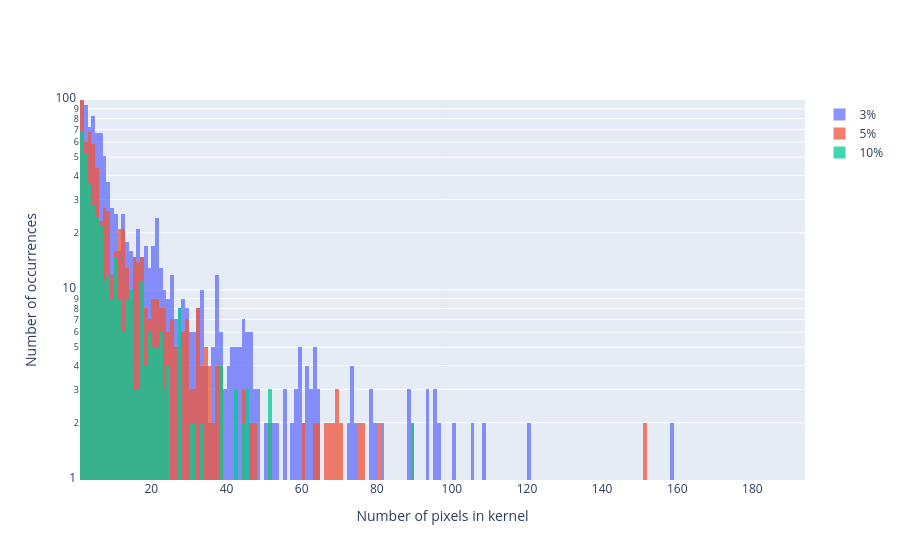

Notebook code cell kept with this figure:
### Code cell
import plotly.graph_objects as go

import numpy as np

x0 = kernel_sizes_3_diff
x1 = kernel_sizes_5_diff
x2 = kernel_sizes_10_diff

fig = go.Figure()
fig.add_trace(go.Histogram(x=x0, name = "3%",
                           xbins=dict( # bins used for histogram
                            start=0.0,
                            end=200,
                            size=1
                        )))
fig.add_trace(go.Histogram(x=x1, name = "5%",
                           xbins=dict( # bins used for histogram
                            start=0.0,
                            end=200,
                            size=1
                        )))
fig.add_trace(go.Histogram(x=x2, name = "10%",
                           xbins=dict( # bins used for histogram
                            start=0.0,
                            end=200,
                            size=1
                        )))

# Overlay both histograms
fig.update_layout(barmode='overlay', # title of plot
    xaxis_title_text='Number of pixels in kernel', # xaxis label
    yaxis_title_text='Number of occurrences')
# Reduce opacity to see both histograms
fig.update_traces(opacity=0.75)
#fig.update_xaxes(type="log", range = [0,3])
fig.update_yaxes(type="log", range = [0,2])
fig.show()

### Figure 1 — Plotly figure (JSON) as saved in the notebook; plotly's stock layout.template omitted (floating-point values rounded to 4 significant figures; data arrays with more than 128 entries replaced by an {"elided": "..."} marker saying what was removed)
{"data": [{"name": "3%", "opacity": 0.75, "type": "histogram", "x": {"elided": "1172 float values"}, "xbins": {"end": 200, "size": 1, "start": 0}}, {"name": "5%", "opacity": 0.75, "type": "histogram", "x": {"elided": "768 float values"}, "xbins": {"end": 200, "size": 1, "start": 0}}, {"name": "10%", "opacity": 0.75, "type": "histogram", "x": {"elided": "424 float values"}, "xbins": {"end": 200, "size": 1, "start": 0}}], "layout": {"barmode": "overlay", "xaxis": {"title": {"text": "Number of pixels in kernel"}}, "yaxis": {"range": [0, 2], "title": {"text": "Number of occurrences"}, "type": "log"}}}
